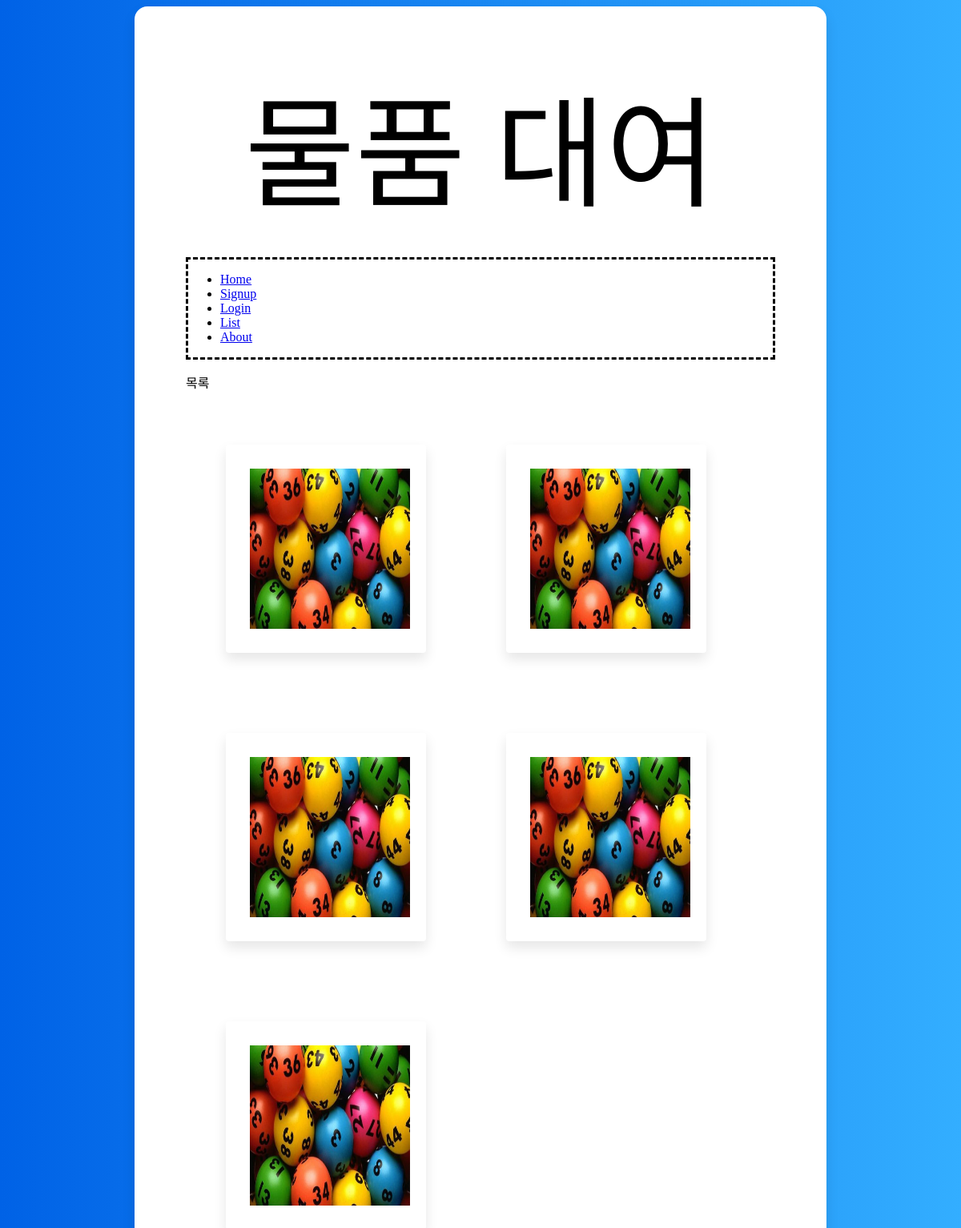
/list/, run on an earlier commit of the app's database.
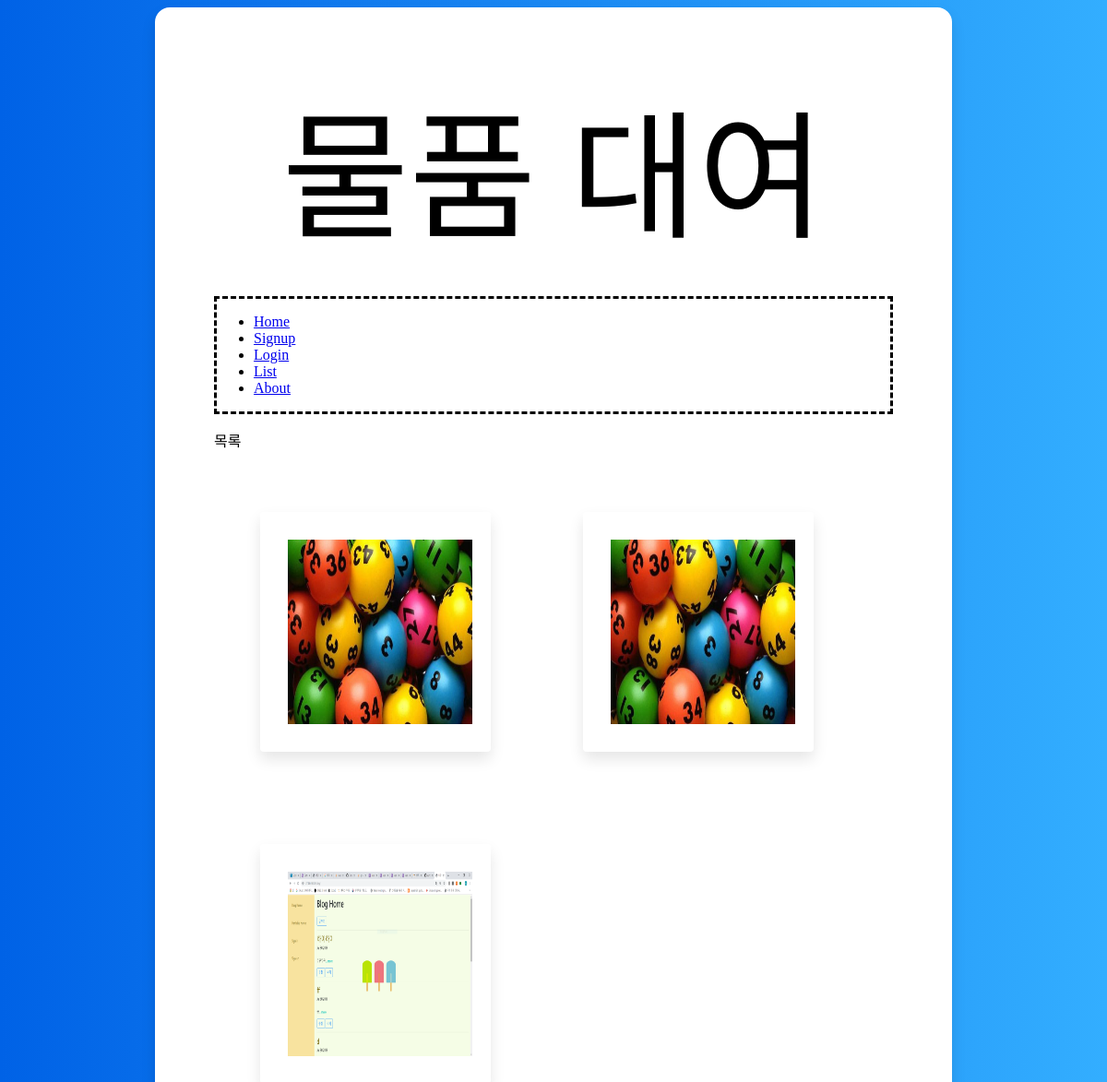
And on a later commit of the database.
### blog/models.py (models this page shows, shortened)
class Portfolio(models.Model):
    제목 = models.CharField(max_length=200)
    사진 = models.ImageField(upload_to='images/')
    임대기간 = models.IntegerField()
    포인트 = models.IntegerField()
    내용 = models.TextField()

### blog/views.py (the view)
# urls.py: path('list/', views.list, name='list'),
def list(request):
    posts = Portfolio.objects.all()
    return render(request, 'list.html', {'posts' : posts})

### blog/templates/list.html
{% extends 'base.html' %}
{% block content %}
<div class="list_detail">
    <p>목록</p>
</div>
<div class="list">
    {% for goods in posts %}
    <div class="review_box">
    <a href="{% url 'detail' goods.id %}"><img class="image" style="height:200px; width: 200px;" src="{{ goods.사진.url }}" alt="anfvna"></a>
    </div>
    {% endfor %}
</div>
{% endblock %}

### blog/templates/base.html (shortened to what this page needs)
<!DOCTYPE html>
<html lang="kr">
    {% load static %}
    <head>
    </head>
    <body>
        <div class="container">
                <div class="row">
                        <a href="{% url 'index' %}" class="header"><header class="header" style="font-size: 150px;">물품 대여</header></a>
                        <div class="nav_bar">
                            <ul class="nav">
                                <li class="nav-item">
                                    <a class="nav-item nav-link" href="{% url 'index' %}">Home</a>
                                </li>
                                {% if user.is_authenticated %}
                                <li class="nav-item dropdown">
                                    <a class="nav-link dropdown-toggle" id="navbarDropdown" role="button" data-toggle="dropdown" aria-haspopup="true" aria-expanded="false">환영합니다. {{ user.username }} 님!</a>
                                    <div class="dropdown-menu" aria-labelledby="navbarDropdown">
                                        <a class="dropdown-item" href="{% url 'create' %}">글쓰기</a>
                                        <a class="dropdown-item" href="javascript:{document.getElementById('logout').submit()}">Logout</a>
                                        <form id="logout" method="POST" action="{% url 'logout' %}">
                                            {% csrf_token %} <input type="hidden" />
                                        </form>
                                    </div>
                                </li>
                                {% else %}
                                <li class="nav-item">
                                    <a class="nav-item nav-link" href="{% url 'signup' %}">Signup</a>
                                </li>
                                <li class="nav-item">
                                    <a class="nav-item nav-link" href="{% url 'login' %}">Login</a>
                                </li>
                                {% endif %}
                                <li class="nav-item">
                                    <a class="nav-item nav-link" href="{% url 'list' %}">List</a>
                                </li>
                                <li class="nav-item">
                                    <a class="nav-item nav-link" href="{% url 'about' %}">About</a>
                                </li>
                            </ul>
                        </div>
        {% block content %}
        {% endblock %}
                </div>
        </div>
    </body>
</html>

### blog/templates/base.html (style rules this page uses)
body { background: #007bff; background: linear-gradient(to right, #0062E6, #33AEFF); }
.container { border: 0; border-radius: 1rem; box-shadow: 0 0.5rem 1rem 0 rgba(0, 0, 0, 0.1); background-color: white; margin: 0rem 10rem; padding: 4rem; }
.container .header { margin-bottom: 2rem; font-family: 'Black Han Sans', sans-serif; text-align: center; }
.row .nav_bar { border-style: dashed; }
.review_box { border-radius: .25rem; box-shadow: 0 0.5rem 1rem 0 rgba(0, 0, 0, 0.1); margin: 50px; padding: 30px; }
.header { text-decoration: none; color: black; }
.list { display: flex; flex-wrap: wrap; }
.row .header { margin-bottom: 2rem; font-family: 'Black Han Sans', sans-serif; text-align: center; }
.review_box { border-radius: .25rem; box-shadow: 0 0.5rem 1rem 0 rgba(0, 0, 0, 0.1); margin: 50px; padding: 30px; width: 190px; display: flex; flex-flow: column wrap; }
.image { display:block; }

What changed in the data, as far as the page shows it:
removed Portfolio: 사진 (picture)
removed Portfolio: 사진 (picture)
changed Portfolio (number 3 of 3 on the later page): 사진: a different picture
